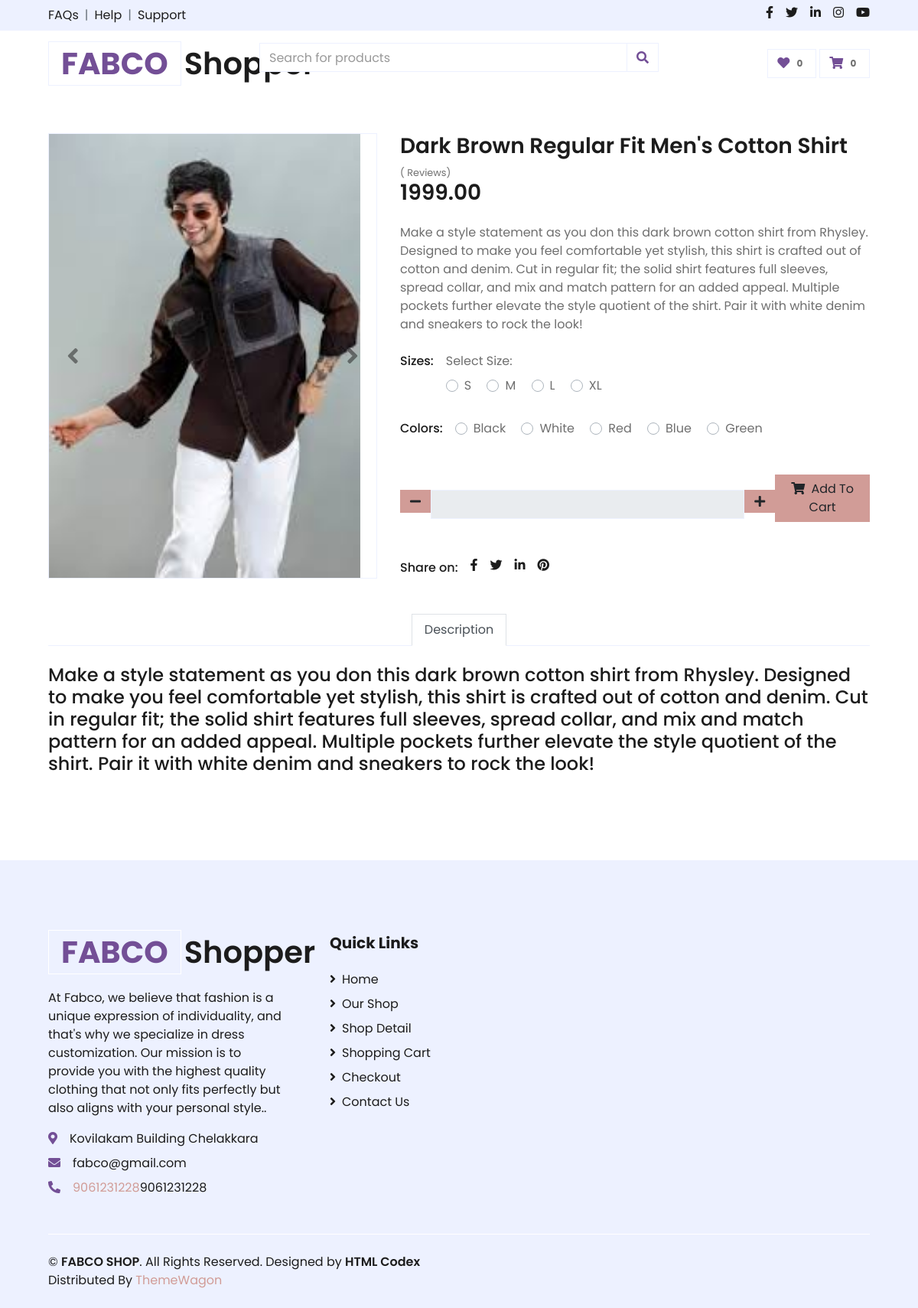
The page /productdetls/7/ on the database its author committed.
### products/models.py (models this page shows, shortened)
class Product(models.Model):
    CATEGORY_CHOICES = [
        ('women', 'Women\'s Wear'),
        ('men', 'Men\'s Wear'),
        ('baby', 'Baby Wear'),
    ]
    name = models.CharField(max_length=255)
    price = models.DecimalField(max_digits=10, decimal_places=2)
    discount_price = models.DecimalField(max_digits=10, decimal_places=2, blank=True, null=True)
    image = models.ImageField(upload_to='products/')
    description = models.TextField(blank=True, null=True)
    category = models.CharField(max_length=50, choices=CATEGORY_CHOICES, null=True, blank=True)
    created_at = models.DateTimeField( default=timezone.now)

### products/views.py (the view)
def productsdetails(request,pk):
    product = get_object_or_404(Product, pk=pk)
    return render(request, 'products_items_details.html', {'product' : product})

### templates/products_items_details.html (shortened to what this page needs)
{% load static %}
    <link href="https://cdnjs.cloudflare.com/ajax/libs/font-awesome/5.10.0/css/all.min.css" rel="stylesheet">
    <link href="{% static 'lib/owlcarousel/assets/owl.carousel.min.css' %}" rel="stylesheet">
    <link href="{% static 'css/style.css' %}" rel="stylesheet">
{% include 'topbar.html' %}
    <div class="container-fluid py-5">
        <div class="row px-xl-5">
            <div class="col-lg-5 pb-5">
                <div id="product-carousel" class="carousel slide" data-ride="carousel">
                    <div class="carousel-inner border">
                        <div class="carousel-item active">
                            <img class="w-300 h-100" src="{{ product.image.url  }}" alt="{{ product.name }}">
                        </div>
                    </div>
                    <a class="carousel-control-prev" href="#product-carousel" data-slide="prev">
                        <i class="fa fa-2x fa-angle-left text-dark"></i>
                    </a>
                    <a class="carousel-control-next" href="#product-carousel" data-slide="next">
                        <i class="fa fa-2x fa-angle-right text-dark"></i>
                    </a>
                </div>
            </div>
            <div class="col-lg-7 pb-5">
                <h3 class="font-weight-semi-bold">{{ product.name }}</h3>
                <div class="review-section">
                    <small class="pt-1">({{ review_count }} Reviews)</small>
                </div>
                <h3 class="font-weight-semi-bold mb-4">{{ product.price  }}</h3>
                <p class="mb-4">{{ product.description }}</p>
                <div class="d-flex mb-3">
                    <p class="text-dark font-weight-medium mb-0 mr-3">Sizes:</p>
                    <form method="POST" action="{% url 'cart:increase_quantity' product.id %}">
                        <div>
                            <label>Select Size:</label><br>
                            <div class="custom-control custom-radio custom-control-inline">
                                <label class="custom-control-label" for="size-2">S</label>
                            </div>
                            <div class="custom-control custom-radio custom-control-inline">
                                <label class="custom-control-label" for="size-3">M</label>
                            </div>
                            <div class="custom-control custom-radio custom-control-inline">
                                <label class="custom-control-label" for="size-4">L</label>
                            </div>
                            <div class="custom-control custom-radio custom-control-inline">
                                <label class="custom-control-label" for="size-5">XL</label>
                            </div>
                        </div>
                    </form>
                    </div>
                <div class="d-flex mb-4">
                    <p class="text-dark font-weight-medium mb-0 mr-3">Colors:</p>
                    <form>
                        <div class="custom-control custom-radio custom-control-inline">
                            <label class="custom-control-label" for="color-1">Black</label>
                        </div>
                        <div class="custom-control custom-radio custom-control-inline">
                            <label class="custom-control-label" for="color-2">White</label>
                        </div>
                        <div class="custom-control custom-radio custom-control-inline">
                            <label class="custom-control-label" for="color-3">Red</label>
                        </div>
                        <div class="custom-control custom-radio custom-control-inline">
                            <label class="custom-control-label" for="color-4">Blue</label>
                        </div>
                        <div class="custom-control custom-radio custom-control-inline">
                            <label class="custom-control-label" for="color-5">Green</label>
                        </div>
                    </form>
                </div>
                <div class="d-flex align-items-center mb-4 pt-2">
                    <div class="input-group">
                        <div class="input-group-btn">
                            <a href="{% url 'cart:decrease_quantity' item.product.id %}" class="btn btn-primary btn-minus">
                                <i class="fa fa-minus"></i>
                            </a>
                        </div>
                        <input type="text" class="form-control text-center" value="{{ item.product.quantity }}" readonly>
                        <div class="input-group-btn">
                            <a href="{% url 'cart:increase_quantity' item.product.id %}" class="btn btn-primary btn-plus">
                                <i class="fa fa-plus"></i>
                            </a>
                        </div>
                    </div>
                    <form action="{% url 'cart:add_to_cart' product.id %}" method="post">
                        <button class="btn btn-primary px-3"><i class="fa fa-shopping-cart mr-1"></i> Add To Cart</button>
                    </form>
                </div>
                <div class="d-flex pt-2">
                    <p class="text-dark font-weight-medium mb-0 mr-2">Share on:</p>
                    <div class="d-inline-flex">
                        <a class="text-dark px-2" href="">
                            <i class="fab fa-facebook-f"></i>
                        </a>
                        <a class="text-dark px-2" href="">
                            <i class="fab fa-twitter"></i>
                        </a>
                        <a class="text-dark px-2" href="">
                            <i class="fab fa-linkedin-in"></i>
                        </a>
                        <a class="text-dark px-2" href="">
                            <i class="fab fa-pinterest"></i>
                        </a>
                    </div>
                </div>
            </div>
        </div>
        <div class="row px-xl-5">
            <div class="col">
                <div class="nav nav-tabs justify-content-center border-secondary mb-4">
                    <a class="nav-item nav-link active" data-toggle="tab" href="#tab-pane-1">Description</a>
                </div>
                <div class="tab-content">
                    <div class="tab-pane fade show active" id="tab-pane-1">
                        <h4 class="mb-3">{{ product.description }}</h4>
                    </div>
                </div>
            </div>
        </div>
    </div>
</body>
</html>
{% include 'footer.html' %}

### rows shown on the page
Product: image (picture), name "Dark Brown Regular Fit Men's Cotton Shirt", price "1999.00", description "Make a style statement as you don this dark brown cotton shirt from Rhysley. Designed to make you feel comfortable yet stylish, this shirt is crafted out of cotton and denim. Cut in regular fit; the solid shirt features full sleeves, spread collar, and mix and match pattern for an added appeal. Multiple pockets further elevate the style quotient of the shirt. Pair it with white denim and sneakers to rock the look!"
